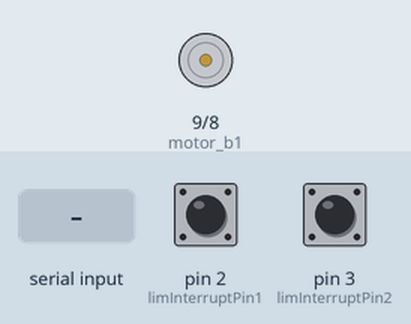
Bench run of a sketch on a simulated Arduino Uno, built with avr-gcc and run on an emulated ATmega328P. Shown: motor-driver pin pairs drawn as motors (green arrow = first pin HIGH = forward, orange = second pin HIGH = backward, longer = more drive). Inputs (shaded band) come from the test bench; at power-on: pin 2 (limInterruptPin1) HIGH, pin 3 (limInterruptPin2) HIGH.

Above: at 1.2 s.
1.3 s: "1" received over Serial
At 2.5 s:
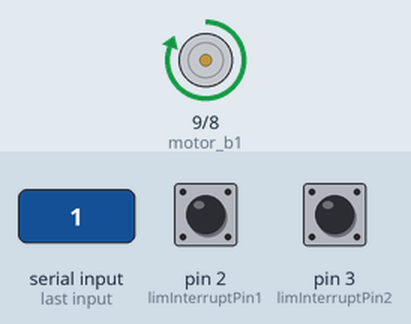
2.8 s: pin 2 (limInterruptPin1) pulled LOW for 0.15 s
At 3.7 s:
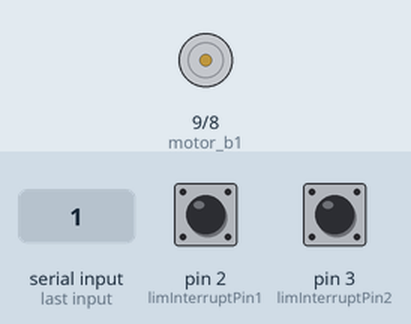
7.5 s: pin 2 (limInterruptPin1) pulled LOW for 1 s
10.0 s: pin 3 (limInterruptPin2) pulled LOW for 1 s
At 10.4 s:
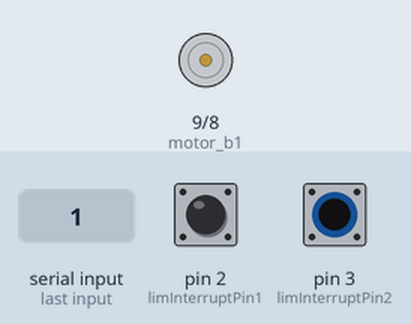
Timing chart, 0 to 13.0 s (numbered marks = the images above; inputs shaded):
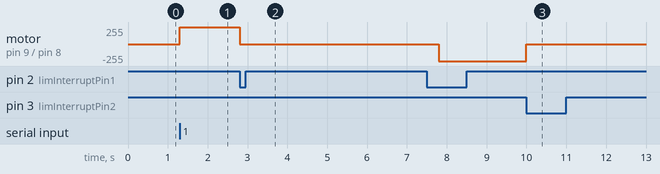

The sketch:

Limit_Conditions.ino
```cpp
// Constants for pin declarations
const byte limInterruptPin1 = 2;
const byte limInterruptPin2 = 3;
const byte motor_b1 = 9;
const byte motor_b2 = 8;

// Variables
byte motor_direction = 0;
byte state_flag = 0;
volatile byte lim1Flag = 0;
volatile byte lim2Flag = 0;

void loop() {
  if (Serial.available() > 0) {
    motor_direction = Serial.read();
    if (motor_direction == 49) {
      openLid(motor_b1, motor_b2);
      state_flag = 2;
    }
  }
  if (lim1Flag == 1 && state_flag == 2) {
    stopMotor(motor_b1, motor_b2);
    delay(5000);
    closeLid(motor_b1, motor_b2);
    state_flag = 1;
  }
  if (lim2Flag == 1 && state_flag == 1) {
    stopMotor(motor_b1, motor_b2);
    state_flag = 0;
  }

}

//-------------------------------------------------------------------------------------
// Setup Function

void setup() {
  // Set the limit switches as inputs to the Arduino and use the Arduino's internal pullup resistor
  pinMode(limInterruptPin1, INPUT_PULLUP);
  pinMode(limInterruptPin2, INPUT_PULLUP);

  // Set the output pins from the Arduino to the motor driver board
  pinMode(motor_b1, OUTPUT);
  pinMode(motor_b2, OUTPUT);

  // Setup the Interrupts
  attachInterrupt(digitalPinToInterrupt(limInterruptPin1), limit1Hit, FALLING);
  attachInterrupt(digitalPinToInterrupt(limInterruptPin2), limit2Hit, FALLING);

  // Initialize the motor to be stopped
  stopMotor(motor_b1, motor_b2);

  Serial.begin(9600);
}

//-------------------------------------------------------------------------------------
// Interrupt Service Routines

void limit1Hit() {
  lim1Flag = 1;
  lim2Flag = 0;
}
void limit2Hit() {
  lim1Flag = 0;
  lim2Flag = 1;
}
//-------------------------------------------------------------------------------------

// Motor Functions
/*
Truth Table for the h-bridge Motor Driver
Input 1            Input 2            Direction
   0                   0              Motor OFF
   1                   0              Clockwise
   0                   1              Counterclockwise
   1                   1              Motor OFF
*/
// Stop the motor
void stopMotor(byte motorIn1, byte motorIn2) {
  digitalWrite(motorIn1, LOW);
  digitalWrite(motorIn2, LOW);
}
// Move the motor clockwise
void openLid(byte motorIn1, byte motorIn2) {
  digitalWrite(motorIn1, HIGH);
  digitalWrite(motorIn2, LOW);
}
// Move the motor counterclockwise
void closeLid(byte motorIn1, byte motorIn2) {
  digitalWrite(motorIn1, LOW);
  digitalWrite(motorIn2, HIGH);
}
//-------------------------------------------------------------------------------------
```

Measured:
- after the input at 1.3 s, motor on pin 9 (motor_b1) / pin 8 (motor_b2): stopped → forward 255/255 at once
- after the input at 2.8 s, motor on pin 9 (motor_b1) / pin 8 (motor_b2): forward 255/255 → stopped at once
- after the input at 10.0 s, motor on pin 9 (motor_b1) / pin 8 (motor_b2): backward 255/255 → stopped at once
